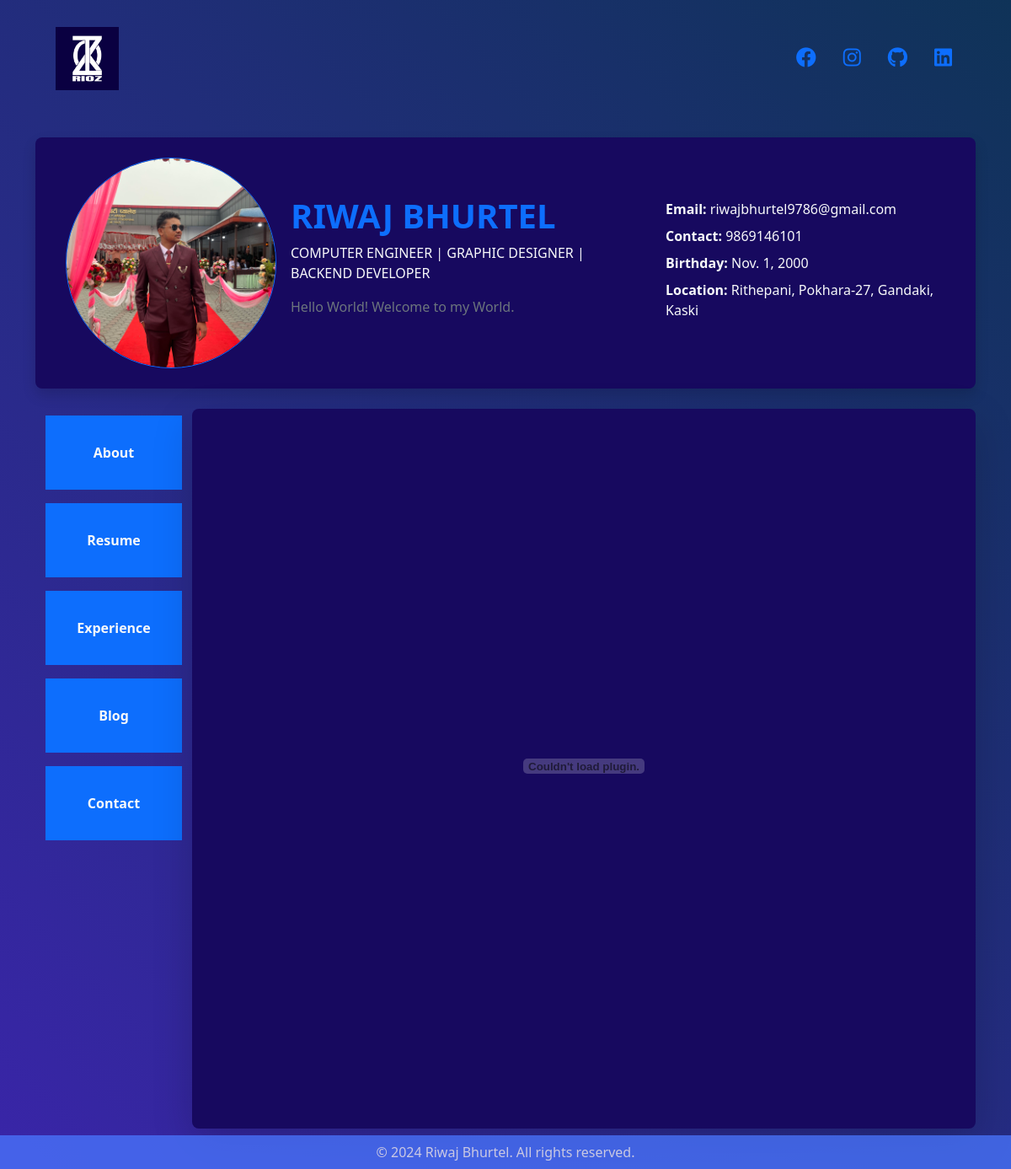
Screenshot of /resume/ with the database file from the repository.
### rioz/models.py (models this page shows, shortened)
class Information(models.Model):
    name = models.CharField(max_length=75)
    avatar = models.ImageField(upload_to='static/images/avatars/')
    cover_pic = models.ImageField(blank=True, null=True, upload_to='static/images/cover_pic/')
    address = models.CharField(max_length=255)
    email = models.EmailField()
    born_date = models.DateField(blank=True, null=True)
    contact = models.CharField(
        max_length=13,
        validators=[MinLengthValidator(10), MaxLengthValidator(13)]
    )
    cv = models.FileField(upload_to='static/cv/', blank=True, null=True)
    facebook = models.URLField(null=True, blank=True)
    instagram = models.URLField(null=True, blank=True)
    github = models.URLField(null=True, blank=True)
    linkedin = models.URLField(null=True, blank=True)
    twitter = models.URLField(null=True, blank=True)

class About(models.Model):
    short_bio = models.CharField(max_length=100)
    intro = models.CharField(max_length=350)
    about_me = models.TextField(null=True, blank=True)

### rioz/views.py (the view)
# urls.py: path('resume/', views.resume_view, name='resume'),
def resume_view(request):
    information = Information.objects.first()
    about = About.objects.first()
    if request.method == "POST":
        resume_form = ResumeForm(request.POST, request.FILES)
        if resume_form.is_valid():
            resume_form.save(commit=True)
            messages.success(request, "New CV Added Successfully!")
            return redirect('rioz:resume')
        else:
            messages.error(request, "Upload Error!")
            return redirect('rioz:resume')
    else:
        resume_form = ResumeForm()
    return render(request, 'rioz/resume.html', {'information': information,
                                                'form': resume_form,
                                                'about': about,})

### templates/rioz/resume.html (shortened to what this page needs)
<!DOCTYPE html>
{% extends 'rioz/index.html' %}
{% load static %}
{% block resume %}
<div class="container-fluid text-light">
    {% if information.cv %}
    <embed src="{{information.cv.url}}" width="100%" height="800px" type="application/pdf">
    {% else %}
    <h5 class="my-5 text-center">There is no Resume available right now!</h5>
    {% endif %}
</div>
{% endblock %}

### templates/rioz/index.html (shortened to what this page needs)
<!DOCTYPE html>
{% load static %}
<html lang="en">
<head>
    <link rel="stylesheet" href="{% static 'css/style.css' %}">
    <link rel="stylesheet" href="https://cdnjs.cloudflare.com/ajax/libs/font-awesome/6.2.1/css/all.min.css"
>
    <link href="https://cdn.jsdelivr.net/npm/bootstrap@5.3.3/dist/css/bootstrap.min.css" rel="stylesheet"
>
</head>
<body style="background: linear-gradient(225deg, #0f3358, #3925a8);">
    <div class="container">
        <div class="container-fluid">
            <nav class="navbar navbar-expand-lg">
                <div class="container-fluid">
                    <a class="navbar-brand" href="{% url 'rioz:home' %}">
                        <img style="width: 75px;" src="{% static 'images/logo/Rioz Logo.jpg' %}" alt="Logo">
                    </a>
                </div>
                <div class="my-5 d-flex">
                    {% if information.facebook %}
                    <div class="navbar-item mx-3">
                        <a href="{{information.facebook}}" target="_blank">
                            <i class='fab fa-facebook' style='font-size:24px'></i>
                        </a>
                    </div>
                    {% endif %}
                    {% if information.instagram %}
                    <div class="navbar-item mx-3" target="_blank">
                        <a href="{{information.instagram}}">
                            <i class="fab fa-instagram" style='font-size:24px'></i>
                        </a>
                    </div>
                    {% endif %}
                    {% if information.github %}
                    <div class="navbar-item mx-3">
                        <a href="{{information.github}}" target="_blank">
                            <i class="fab fa-github" style='font-size:24px'></i>
                        </a>
                    </div>
                    {% endif %}
                    {% if information.linkedin %}
                    <div class="navbar-item mx-3">
                        <a href="{{information.linkedin}}" target="_blank">
                            <i class="fab fa-linkedin" style='font-size:24px'></i>
                        </a>
                    </div>
                    {% endif %}
                </div>
            </nav>
        </div>
        <div class="container-fluid rounded-3 shadow" style="background-color: #17095f;">
            <div class="container my-4 p-4">
                <div class="row g-4 align-items-center">
                    <div class="col-md-3 text-center">
                        <img class="rounded-circle border border-primary"
                            style="width: 250px; height: 250px; object-fit: cover;" src="{{information.avatar.url}}"
                            alt="Avatar">
                    </div>
                    <div class="col-md-5 text-light">
                        <h1 class="text-primary text-uppercase fw-bold">{{information.name}}</h1>
                        <p class="text-light text-uppercase">{{about.short_bio}}</p>
                        <p class="text-secondary mt-3">{{about.intro}}</p>
                    </div>
                    <div class="col-md-4 text-light">
                        <div class="d-flex flex-column justify-content-center align-items-start h-100">
                            <p class="mb-2">
                                <strong>Email:</strong> {{information.email}}
                            </p>
                            <p class="mb-2">
                                <strong>Contact:</strong> {{information.contact}}
                            </p>
                            <p class="mb-2">
                                <strong>Birthday:</strong> {{information.born_date}}
                            </p>
                            <p class="mb-2">
                                <strong>Location:</strong> {{information.address}}
                            </p>
                        </div>
                    </div>
                </div>
            </div>
        </div>
        <div class="container-fluid">
            <div class="row">
                <div class="col-md-2 rounded-3 py-2 ">
                    <ul class="navbar-nav flex-column text-center">
                        <li class="nav-item bg-primary p-4 mb-3 fw-bold">
                            <a class="nav-link text-light" href="{% url 'rioz:home' %}">About</a>
                        </li>
                        <li class="nav-item bg-primary p-4 mb-3 fw-bold">
                            <a class="nav-link text-light" href="{% url 'rioz:resume' %}">Resume</a>
                        </li>
                        <li class="nav-item bg-primary mb-3 p-4 fw-bold">
                            <a class="nav-link text-light" href="{% url 'rioz:experience' %}">Experience</a>
                        </li>
                        <li class="nav-item bg-primary mb-3 p-4 fw-bold">
                            <a class="nav-link text-light" href="{% url 'rioz:blog' %}">Blog</a>
                        </li>
                        {% if not user.is_authenticated %}
                        <li class="nav-item bg-primary p-4 fw-bold">
                            <a class="nav-link text-light" href="{% url 'rioz:message_form' %}">Contact</a>
                        </li>
                        {% endif %}
                    </ul>
                </div>
                <div style="background-color: #17095f;" class="col-md-10 rounded-3 shadow-lg py-4 px-5 mb-5">
                    {% block resume %}
                    {% endblock %}
                </div>
            </div>
        </div>
    </div>
    <footer class="footer mt-auto py-2">
        <div class="container text-center">
            <p class="mb-0">&copy; 2024 Riwaj Bhurtel. All rights reserved.</p>
        </div>
    </footer>
</body>
</html>

### templates/rioz/index.html (style rules this page uses)
body { display: flex; flex-direction: column; min-height: 100vh; margin: 0; }
.footer { background-color: #4a77ff; color: white; text-align: center; padding: 1rem 0; position: fixed; width: 100%; bottom: 0; opacity: 75%; }

### rows the page displays
Information: avatar (picture), name "RIWAJ BHURTEL", email "riwajbhurtel9786@gmail.com", contact "9869146101", born_date "Nov. 1, 2000", address "Rithepani, Pokhara-27, Gandaki, Kaski"
About: short_bio "COMPUTER ENGINEER | GRAPHIC DESIGNER | BACKEND DEVELOPER", intro "Hello World! Welcome to my World."
